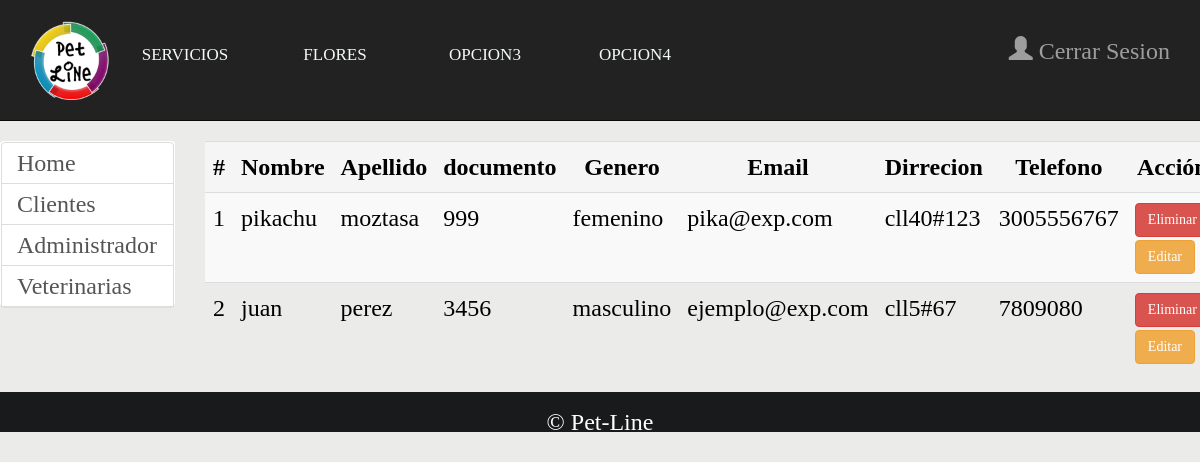
The app's page /?controller=Administrador&accion=listaPropietario (signed in) with its own data.
### tables this page shows
CREATE TABLE IF NOT EXISTS `propietario` (
  `id_propietario` int(11) NOT NULL,
  `nombre` varchar(50) DEFAULT NULL,
  `apellido` varchar(50) DEFAULT NULL,
  `documento` varchar(50) DEFAULT NULL,
  `genero` varchar(50) DEFAULT NULL,
  `email` varchar(255) DEFAULT NULL,
  `direccion` varchar(255) DEFAULT NULL,
  `telefono` varchar(255) DEFAULT NULL,
  `fecha_creacion` datetime DEFAULT NULL,
  `activo` tinyint(1) NOT NULL DEFAULT '1'
);

### controller/AdministradorControlador.php (called while the page is built, shortened)
<?php
require_once 'model/propietario.php';
class AdministradorControlador{
	private $model,$owner,$vet,$pet,$user;
	public function __construct(){
		$this->owner=new Propietario();
	}
	public function listaPropietario() {
		$propietario = $this->owner;
		$stmt= $propietario->listar();
		require_once 'views/header.php';
		require_once 'views/administrador/listaOwner.php';
		require_once 'views/footer.php';
	}
}
?>

### model/conexion.php (called while the page is built, shortened)
<?php
class Conexion
{
	public function __construct()
	{
		try {
			$this->pdo = new PDO('mysql:host=localhost;dbname=veterinaria;charset=utf8;','root','');
			$this->pdo->setAttribute(PDO::ATTR_ERRMODE, PDO::ERRMODE_EXCEPTION);
			return $this->pdo;
		} catch (PDOException $e) {
			print("Error en la base de datos");
			die($e->getMessage());
		}
	}
}

### model/propietario.php (called while the page is built, shortened)
<?php
class Propietario extends Conexion
{
	private $model,$password,$rol;
	function __construct()
	{
		$this->model=parent::__construct();
	}
	public function listar() {
		$query="SELECT * FROM propietario WHERE activo='1'";
		$stmt=$this->model->prepare($query);
		$stmt->execute();
		return $stmt->fetchAll(PDO::FETCH_OBJ);
	}
}
 ?>

### views/administrador/listaOwner.php (the view)
<?php include_once 'views/administrador/menu.php'; error_reporting('0'); ?>
<div class="row">
	<div class="col-md-2">
	    <?php include_once 'views/administrador/adminMenu.php'; ?>
	</div>
<div class="col-md-10">
	<div class="text-justified">
		<div class="table-responsive">
			<table class="table table-striped table-hover">
				<tr class="active">
					<th><center>#</center> </th>
					<th><center>Nombre</center> </th>
					<th><center>Apellido</center> </th>
					<th><center>documento</center> </th>
					<th><center>Genero</center> </th>
					<th><center>Email</center> </th>
					<th><center>Dirrecion</center> </th>
					<th><center>Telefono</center> </th>
					<th><center>Acción </center></th>
				</tr>
				<tr class="active">
		<?php foreach ($stmt as $key) {
				$i++;
				echo
				'<tr>
				<td>'.$i.'</td>
				<td>'.$key->nombre.'</td>
				<td>'.$key->apellido.'</td>
				<td>'.$key->documento.'</td>
				<td>'.$key->genero.'</td>
				<td>'.$key->email.'</td>
				<td>'.$key->direccion.'</td>
				<td>'.$key->telefono.'</td>
				<td>
				<form method="post" action="?controller=administrador&accion=eliminarPropietario">
				<input type="hidden" name="documento" value='.$key->documento.'>
				<button class="btn btn-danger">Eliminar</button>
				</form>
				</form><form method="post" action="?controller=administrador&accion=insertarPropietario">
				<input type="hidden" name="documento" value='.$key->documento.'>
				<button class="btn btn-warning">Editar</button>
				</form></td>
				</tr>';
			} ?>
				</tr>
			</table>
		</div>
	</div>
</div>
</div>

### assets/css/style.css (style rules this page uses)
body { font-family: 'Cinzel', serif; background-color: #EBEBE9; color: #000000; line-height: 1.2em; font-size: 24px; line-height: 20px; }

### records on screen
propietario: nombre "pikachu", apellido "moztasa", documento "999", genero "femenino", email "pika@exp.com", direccion "cll40#123", telefono "3005556767"
propietario: nombre "juan", apellido "perez", documento "3456", genero "masculino", email "ejemplo@exp.com", direccion "cll5#67", telefono "7809080"
